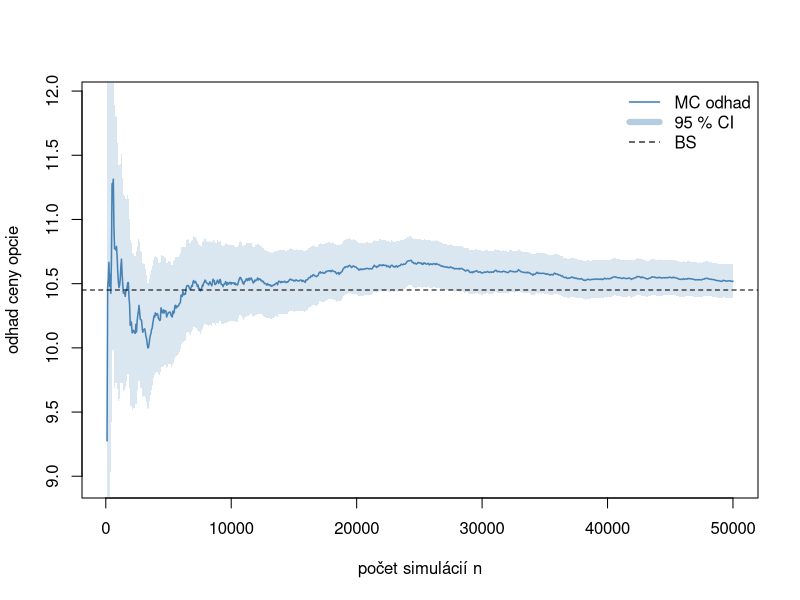

R code for this plot:
## ---- chunk 1
bs_call <- function(S0, K, r, sigma, T_) {
  d1 <- (log(S0/K) + (r + 0.5*sigma^2)*T_) / (sigma*sqrt(T_))
  d2 <- d1 - sigma*sqrt(T_)
  S0*pnorm(d1) - K*exp(-r*T_)*pnorm(d2)
}
C_bs <- bs_call(100, 100, 0.05, 0.20, 1)
C_bs
## ---- chunk 2
set.seed(42)
n  <- 100000
Z  <- rnorm(n)
ST <- 100 * exp((0.05 - 0.5*0.20^2)*1 + 0.20*sqrt(1)*Z)
C_mc <- exp(-0.05*1) * mean(pmax(ST - 100, 0))
C_mc
## ---- chunk 3
#| echo: false
#| fig-width: 9
#| fig-height: 4.5
set.seed(2026)
S0<-100; K<-100; r<-0.05; sigma<-0.20; T_<-1
C_bs <- bs_call(S0,K,r,sigma,T_)
n_max <- 50000
Z <- rnorm(n_max)
ST <- S0*exp((r-0.5*sigma^2)*T_ + sigma*sqrt(T_)*Z)
disc <- exp(-r*T_)*pmax(ST-K,0)
cm <- cumsum(disc)/seq_along(disc)
cv <- (cumsum(disc^2)-seq_along(disc)*cm^2)/pmax(seq_along(disc)-1,1)
cse <- sqrt(cv/seq_along(disc))
idx <- seq(100, n_max, by=50)
plot(idx, cm[idx], type="l", lwd=1.5, col="steelblue",
     ylim=c(C_bs-1.5, C_bs+1.5),
     xlab="počet simulácií n", ylab="odhad ceny opcie")
polygon(c(idx,rev(idx)),
        c(cm[idx]-1.96*cse[idx], rev(cm[idx]+1.96*cse[idx])),
        col=adjustcolor("steelblue",0.2), border=NA)
abline(h=C_bs, lty=2)
legend("topright", c("MC odhad","95 % CI","BS"),
       col=c("steelblue",adjustcolor("steelblue",0.4),"black"),
       lty=c(1,1,2), lwd=c(1.5,6,1.2), bty="n")
## ---- chunk 4
#| echo: false
mc_call <- function(S0,K,r,sigma,T_,n,seed=NULL){
  if(!is.null(seed)) set.seed(seed)
  Z<-rnorm(n); ST<-S0*exp((r-0.5*sigma^2)*T_+sigma*sqrt(T_)*Z)
  d<-exp(-r*T_)*pmax(ST-K,0)
  list(est=mean(d), se=sd(d)/sqrt(n))
}
ns <- c(1e2,1e3,1e4,1e5,1e6)
tab <- do.call(rbind, lapply(ns, function(n){
  res <- mc_call(100,100,0.05,0.20,1,n,seed=2026)
  data.frame(n=n, odhad=res$est, se=res$se, chyba=abs(res$est-C_bs))
}))
knitr::kable(tab, col.names=c("n","Odhad MC","Štand. chyba","|MC − BS|"),
             digits=5)
## ---- chunk 5
set.seed(7)
n <- 50000; m <- 50; dt <- 1/m
Z <- matrix(rnorm(n*m), n, m)
inc <- (0.05 - 0.5*0.20^2)*dt + 0.20*sqrt(dt)*Z
S_paths <- 100 * exp(t(apply(inc, 1, cumsum)))
C_asian <- exp(-0.05) * mean(pmax(rowMeans(S_paths) - 100, 0))
C_asian
